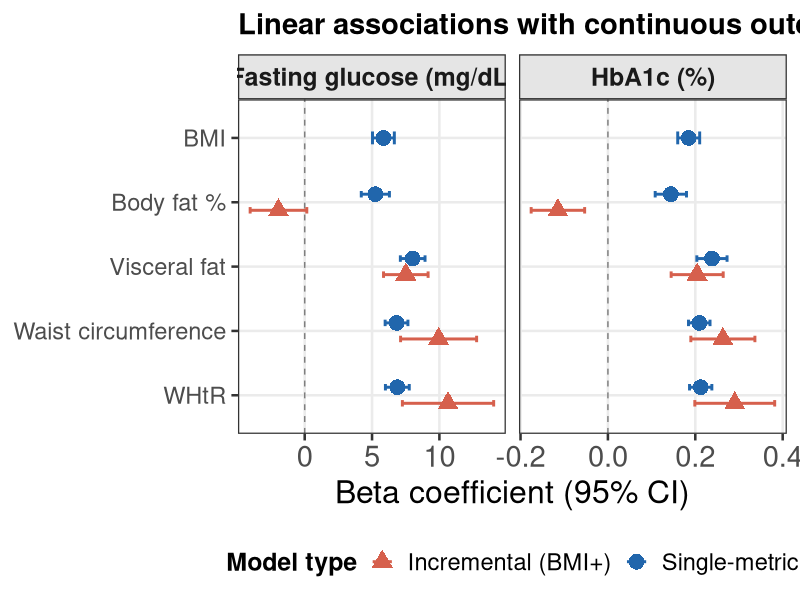
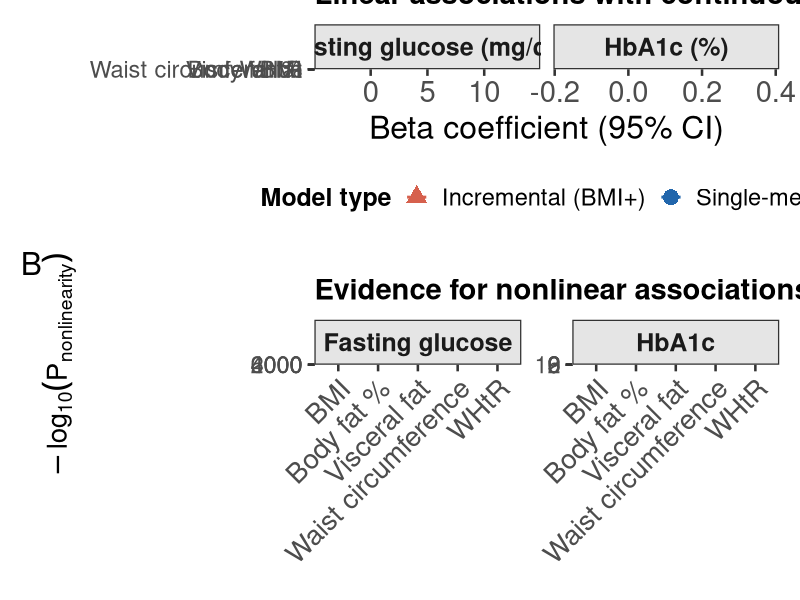
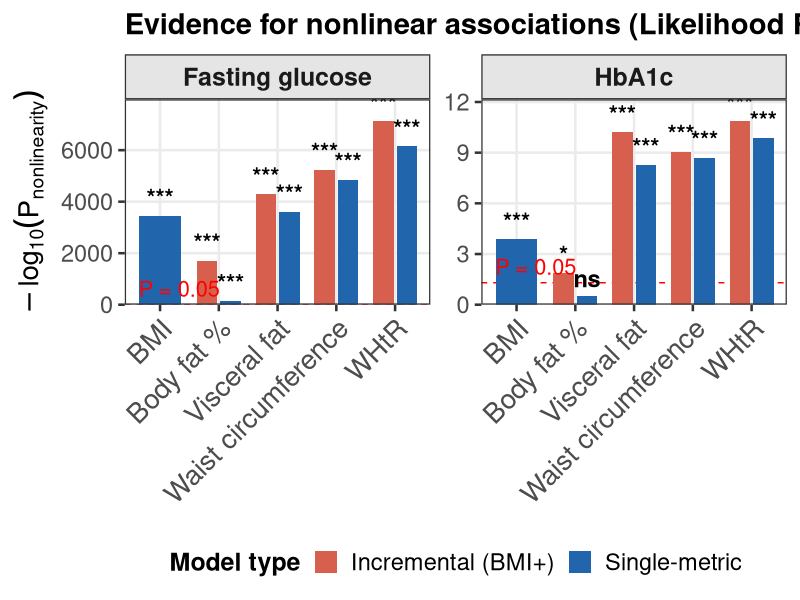

R code for these plots, in order: (Note: this script raises an error after producing the figures.)
rm(list = ls()); gc()

library(tidyverse)
library(ggplot2)
library(patchwork)

analysis_output_dir <- "/Users/jialiguo/jialiguo/NHANES Adiposity"

# Load spline analysis results
spline_results <- read_csv("complete cases/analysis/dbwse06_spline_models.csv")

#------------------------------------------------------------------------------------
# Figure 1: Linear coefficients (beta) for FPG and A1c
#------------------------------------------------------------------------------------

plot_data_beta <- spline_results %>%
  mutate(
    predictor_label = case_when(
      predictor == "bmi" ~ "BMI",
      predictor == "fat_percentage" ~ "Body fat %",
      predictor == "visceral_fat" ~ "Visceral fat",
      predictor == "waistcircumference" ~ "Waist circumference",
      predictor == "WHtR" ~ "WHtR",
      TRUE ~ predictor
    ),
    predictor_label = factor(predictor_label, 
                              levels = c("WHtR", "Waist circumference", "Visceral fat", 
                                         "Body fat %", "BMI")),
    model_label = ifelse(model_type == "single", "Single-metric", "Incremental (BMI+)"),
    outcome_label = case_when(
      outcome == "FPG" ~ "Fasting glucose (mg/dL)",
      outcome == "A1c" ~ "HbA1c (%)",
      TRUE ~ outcome
    ),
    CI_low = beta_linear - 1.96 * SE_linear,
    CI_high = beta_linear + 1.96 * SE_linear
  )

p_beta <- ggplot(plot_data_beta, aes(y = predictor_label, x = beta_linear, 
                                      xmin = CI_low, xmax = CI_high,
                                      color = model_label, shape = model_label)) +
  geom_vline(xintercept = 0, linetype = "dashed", color = "gray50", linewidth = 0.5) +
  geom_errorbarh(height = 0.2, position = position_dodge(width = 0.5), linewidth = 1) +
  geom_point(size = 5, position = position_dodge(width = 0.5)) +
  facet_wrap(~outcome_label, ncol = 2, scales = "free_x") +
  scale_color_manual(values = c("Single-metric" = "#2166AC", "Incremental (BMI+)" = "#D6604D")) +
  scale_shape_manual(values = c("Single-metric" = 16, "Incremental (BMI+)" = 17)) +
  labs(
    title = "Linear associations with continuous outcomes (per 1-SD increase)",
    x = "Beta coefficient (95% CI)",
    y = NULL,
    color = "Model type",
    shape = "Model type"
  ) +
  theme_bw(base_size = 19) +
  theme(
    legend.position = "bottom",
    plot.title = element_text(face = "bold", size = 21),
    axis.title.x = element_text(size = 23),
    axis.text.x = element_text(size = 21),
    axis.text.y = element_text(size = 17),
    legend.title = element_text(face = "bold", size = 18),
    legend.text = element_text(size = 17),
    strip.background = element_rect(fill = "gray90"),
    strip.text = element_text(face = "bold", size = 18),
    panel.grid.minor = element_blank()
  )

#------------------------------------------------------------------------------------
# Figure 2: Nonlinearity test (LR test p-values)
#------------------------------------------------------------------------------------

plot_data_nonlin <- spline_results %>%
  mutate(
    predictor_label = case_when(
      predictor == "bmi" ~ "BMI",
      predictor == "fat_percentage" ~ "Body fat %",
      predictor == "visceral_fat" ~ "Visceral fat",
      predictor == "waistcircumference" ~ "Waist circumference",
      predictor == "WHtR" ~ "WHtR",
      TRUE ~ predictor
    ),
    predictor_label = factor(predictor_label, 
                              levels = c("BMI", "Body fat %", "Visceral fat", 
                                         "Waist circumference", "WHtR")),
    model_label = ifelse(model_type == "single", "Single-metric", "Incremental (BMI+)"),
    outcome_label = case_when(
      outcome == "FPG" ~ "Fasting glucose",
      outcome == "A1c" ~ "HbA1c",
      TRUE ~ outcome
    ),
    sig_label = case_when(
      p_nonlinearity < 0.001 ~ "***",
      p_nonlinearity < 0.01 ~ "**",
      p_nonlinearity < 0.05 ~ "*",
      TRUE ~ "ns"
    ),
    neg_log_p = -pchisq(
      LR_statistic,
      df = LR_df,
      lower.tail = FALSE,
      log.p = TRUE
    ) / log(10)
  )

p_nonlin <- ggplot(plot_data_nonlin, aes(x = predictor_label, y = neg_log_p, 
                                          fill = model_label)) +
  geom_hline(yintercept = -log10(0.05), linetype = "dashed", color = "red", linewidth = 0.5) +
  geom_col(position = position_dodge(width = 0.8), width = 0.7) +
  geom_text(aes(label = sig_label), position = position_dodge(width = 0.8), 
            vjust = -0.5, size = 6, fontface = "bold") +
  facet_wrap(~outcome_label, ncol = 2, scales = "free_y") +
  scale_fill_manual(values = c("Single-metric" = "#2166AC", "Incremental (BMI+)" = "#D6604D")) +
  scale_y_continuous(expand = expansion(mult = c(0, 0.12))) +
  labs(
    title = "Evidence for nonlinear associations (Likelihood Ratio test)",
    x = NULL,
    y = expression(-log[10](P[nonlinearity])),
    fill = "Model type"
  ) +
  theme_bw(base_size = 19) +
  theme(
    legend.position = "bottom",
    plot.title = element_text(face = "bold", size = 21),
    axis.title.x = element_text(size = 23),
    axis.title.y = element_text(size = 20),
    axis.text.y = element_text(size = 17),
    legend.title = element_text(face = "bold", size = 18),
    legend.text = element_text(size = 17),
    strip.background = element_rect(fill = "gray90"),
    strip.text = element_text(face = "bold", size = 18),
    axis.text.x = element_text(size = 20, angle = 45, hjust = 1),
    panel.grid.minor = element_blank()
  ) +
  annotate("text", x = 0.5, y = -log10(0.05), label = "P = 0.05", 
           hjust = -0.1, vjust = -0.5, size = 5.5, color = "red")

#------------------------------------------------------------------------------------
# Combined plot
#------------------------------------------------------------------------------------

p_combined <- p_beta / p_nonlin + 
  plot_annotation(
    tag_levels = 'A',
    theme = theme(
      plot.tag = element_text(face = "bold", size = 27)
    )
  )

# Save figures
# ggsave(paste0(path_nhanes_dmbf_folder, "/figures/complete cases/continuous_outcomes_beta.png"),
#        plot = p_beta, width = 10, height = 6, units = "in", dpi = 300)
# 
# ggsave(paste0(path_nhanes_dmbf_folder, "/figures/complete cases/continuous_outcomes_nonlinearity.png"),
#        plot = p_nonlin, width = 10, height = 6, units = "in", dpi = 300)
# 
# ggsave(paste0(path_nhanes_dmbf_folder, "/figures/complete cases/continuous_outcomes_combined.png"),
#        plot = p_combined, width = 10, height = 11, units = "in", dpi = 300)

ggsave(
  file.path(analysis_output_dir, "figures", "continuous_outcomes_combined.png"),
  plot = p_combined,
  width = 15,
  height = 13,
  units = "in",
  dpi = 300
)
